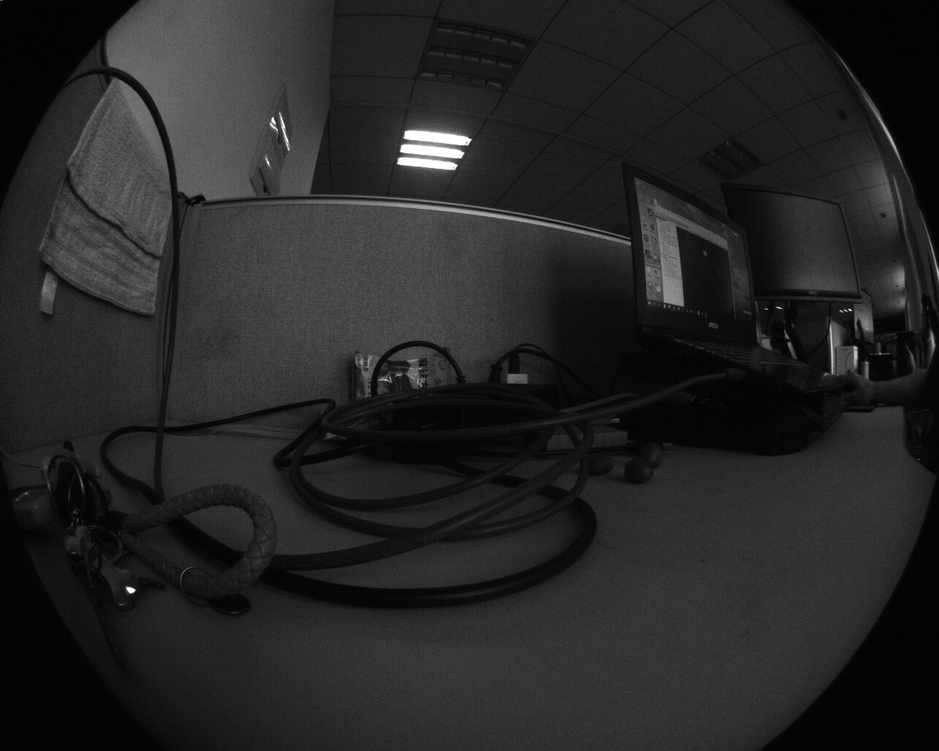
//> input picture homework_PPT_Zou_2018/Partial_code/Histogram_specialization/test2.bmp, 939 x 751 px, shrunk from 1280 x 1024 before the run
$ ./main   (built with g++ and OpenCV 4)
//> lines starting //> are read from the running program, lines starting //| are printed output that depends on the picture; after the words box and inside, x2 and y2 are one past the last pixel; in counts of white or black regions, pixels touching at a corner belong together
#include <stdio.h>
#include <opencv2/opencv.hpp>
using namespace cv;

// [71 lines left out: function histogram_specilalization, not called in this run]

cv::Mat histogram_equalization(cv::Mat srcImage)
{

	Mat output = srcImage.clone();

	int grayArray[256];
	float srcpdf[256] = {0.0f};

	int gray_tag = 0;
	float gray_sum = 0.0f;

	memset(grayArray,0,sizeof(grayArray));
	for(size_t nrow = 0; nrow < srcImage.rows; nrow++)
	{
		for(size_t ncol = 0;ncol < srcImage.cols; ncol++)
		{
			gray_tag = srcImage.at<uchar>(nrow,ncol);
			grayArray[gray_tag]++;
		}
	}
	gray_sum = 0.0f;
	for(int i = 0;i < 256;i++)
	{
		gray_sum = gray_sum+grayArray[i];
		srcpdf[i] = gray_sum / (srcImage.rows*srcImage.cols);
		// std::cout<<srcpdf[i]<<std::endl;
	}

	int histogram_history[256] = {0};
	for(int i = 0;i<256;i++)
	{
		histogram_history[i] = (int)(255*srcpdf[i]+0.5);
	}

	for(size_t nrow = 0;nrow<output.rows;nrow++)
	{
		for(size_t ncol = 0; ncol < output.cols; ncol++)
		{
			int temp = output.at<uchar>(nrow,ncol);
			output.at<uchar>(nrow,ncol) = histogram_history[temp];
		}
	}

	return output;

}

void histogram_show(cv::Mat srcImage)
{

    int channels = 0;

    MatND dstHist;

    int histSize[] = { 256 };


    float midRanges[] = { 0, 256 };
    const float *ranges[] = { midRanges };

    calcHist(&srcImage, 1, &channels, Mat(), dstHist, 1, histSize, ranges, true, false);

    Mat drawImage = Mat::zeros(Size(256, 256), CV_8UC3);
    double g_dHistMaxValue;
    minMaxLoc(dstHist, 0, &g_dHistMaxValue, 0, 0);
    for (int i = 0; i < 256; i++)
    {
        int value = cvRound(dstHist.at<float>(i) * 256 * 0.9 / g_dHistMaxValue);

        line(drawImage, Point(i, drawImage.rows - 1), Point(i, drawImage.rows - 1 - value), Scalar(255, 255, 255));
    }

    imshow("【图片直方图】", drawImage);
}


int main(int argc, char** argv )
{
	Mat image_origianl, image_target, image_adjust;
	image_origianl = imread("../test2.bmp",IMREAD_GRAYSCALE );
//> image_origianl is the input picture: 751 rows x 939 cols, CV_8UC1; min 0, max 255, mean 37.9
	if ( !image_origianl.data )
	{
		printf("No image data \n");
		printf("Please check the path and name of image_origianl \n");
		return -1;
	}
	image_target = imread("../test3.bmp",IMREAD_GRAYSCALE );
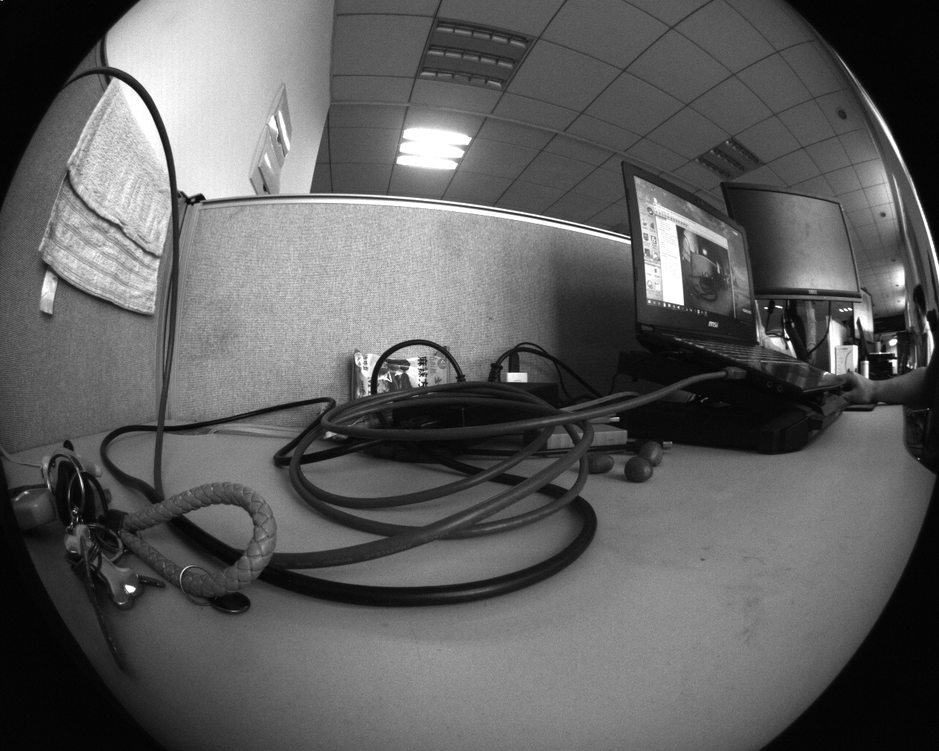
//> input picture homework_PPT_Zou_2018/Partial_code/Histogram_specialization/test3.bmp, 939 x 751 px, shrunk from 1280 x 1024 before the run
//> image_target is the input picture: 751 rows x 939 cols, CV_8UC1; min 0, max 255, mean 94.7
	if ( !image_target.data )
	{
		printf("No image data \n");
		printf("Please check the path and name of image_target \n");
		return -1;
	}

	histogram_show(image_origianl);
//> in histogram_show, `calcHist(&srcImage, 1, &channels, Mat(), dstHist, 1, histSize, ranges,..`: dstHist = 256 values, max 21598 at index 4, min 2 at index 210, mean 2754.6
//> in histogram_show, `minMaxLoc(dstHist, 0, &g_dHistMaxValue, 0, 0);`: g_dHistMaxValue = 21598
//> the loop in histogram_show, `for (int i = 0; i < 256; i++)` made 256 passes
//> value on passes 1 to 3: 1, 10, 55
//> after the loop in histogram_show, `for (int i = 0; i < 256; i++)`:
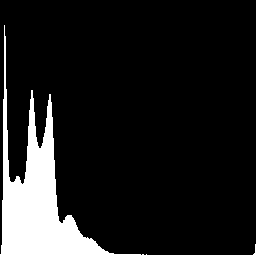
//> drawImage: 256 rows x 256 cols, CV_8UC3; 11.9% white; 1 white region, box (x1, y1, x2, y2) and area: (0, 25, 256, 256) 7770
	image_adjust = histogram_equalization(image_origianl);
//> the loop in histogram_equalization, `for(size_t nrow = 0; nrow < srcImage.rows; nrow++)` made 751 passes
//> gray_tag on passes 1 to 3: 4, 5, 3
//> after the loop in histogram_equalization, `for(size_t nrow = 0; nrow < srcImage.rows; nrow++)`: gray_tag = 6; grayArray has the same summary as dstHist in histogram_show
//> the loop in histogram_equalization, `for(int i = 0;i < 256;i++)` made 256 passes
//> gray_sum on passes 1 to 3: 57, 978, 6171
//> after the loop in histogram_equalization, `for(int i = 0;i < 256;i++)`: gray_sum = 705189; srcpdf = 256 values from 8.08e-05 to 1
//> after the loop in histogram_equalization, `for(int i = 0;i<256;i++)`: histogram_history = 256 values from 0 to 255
//> after the loop in histogram_equalization, `for(size_t nrow = 0;nrow<output.rows;nrow++)`:
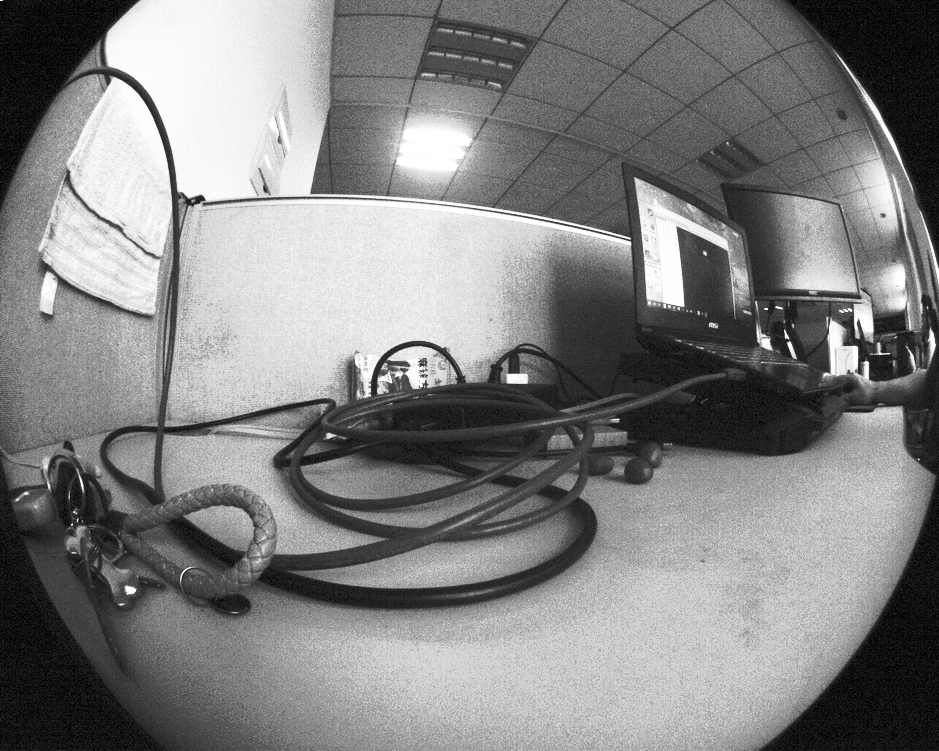
//> output: 751 rows x 939 cols, CV_8UC1; min 0, max 255, mean 129.4
	histogram_show(image_adjust);
//> in histogram_show (call 2), `calcHist(&srcImage, 1, &channels, Mat(), dstHist, 1, histSize, ranges,..`: dstHist = 256 values, max 21598 at index 15, min 0 at index 1, mean 2754.6
//> the loop in histogram_show (call 2), `for (int i = 0; i < 256; i++)` made 256 passes
//> value on passes 1 to 3: 10, 0, 55
//> after the loop in histogram_show (call 2), `for (int i = 0; i < 256; i++)`:
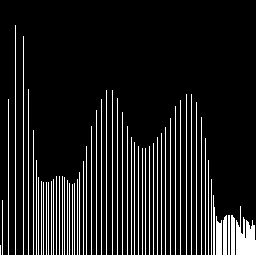
//> drawImage: 256 rows x 256 cols, CV_8UC3; 11.9% white in thin lines or dots

	namedWindow("Display Image", WINDOW_AUTOSIZE );
	imshow("Display Image", image_adjust);
	waitKey(0);

	return 0;
}
